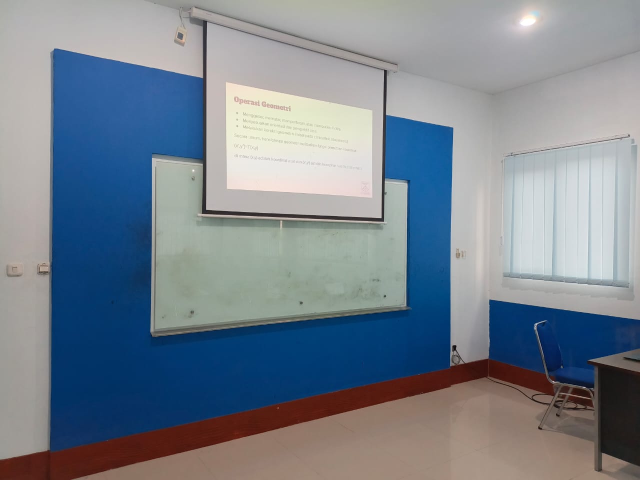
#> input picture Geometry/data/whiteBoard.jpg, 1280 x 960 px, found by its file name (shown at 1/2 size)
$ python geometry.py
#> lines starting #> are read from the running program, lines starting #| are printed output that depends on the picture
import cv2
import numpy as np
import matplotlib.pyplot as plt

img = cv2.imread('whiteBoard.jpg')
#> img is the input picture: shape (960, 1280, 3); mean B, G, R 142.2, 131.4, 121.2
img_rgb = cv2.cvtColor(img, cv2.COLOR_BGR2RGB)

rows, cols = img.shape[:2]
#> rows = 960; cols = 1280
center = (cols // 2, rows // 2)
#> center = (640, 480)
M_rotate = cv2.getRotationMatrix2D(center, 30, 1.0)
rotated = cv2.warpAffine(img_rgb, M_rotate, (cols, rows))
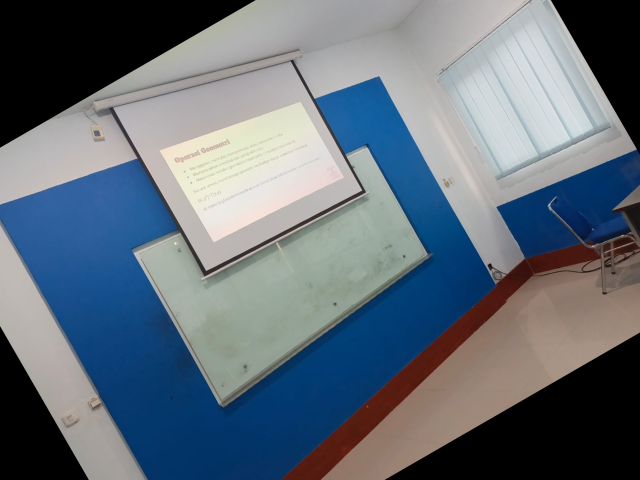
#> rotated: shape (960, 1280, 3) (shown at 1/2 size); mean R, G, B 99.5, 110.4, 120.9

scaled = cv2.resize(rotated, None, fx=1.2, fy=1.2, interpolation=cv2.INTER_LINEAR)

flipped = cv2.flip(scaled, 1)
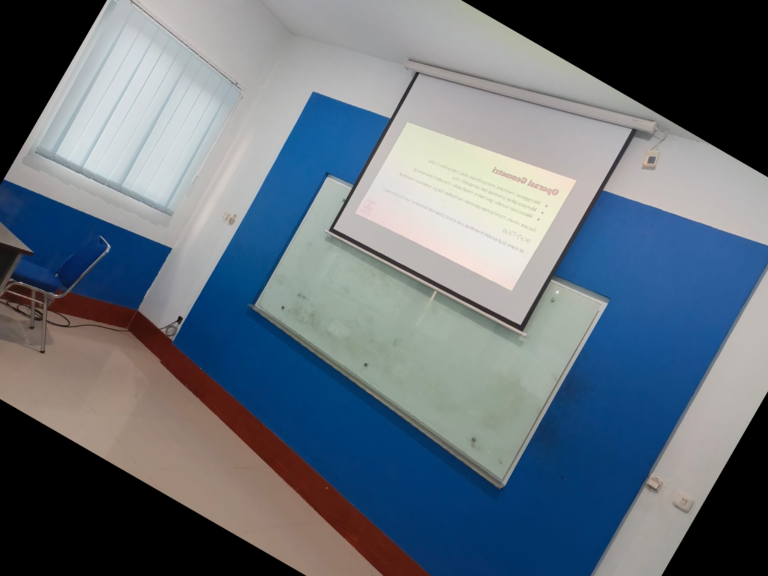
#> flipped: shape (1152, 1536, 3) (shown at 1/2 size); mean R, G, B 99.4, 110.4, 120.9

clone = flipped.copy()
points = []

def select_point(event, x, y, flags, param):
    global points
    if event == cv2.EVENT_LBUTTONDOWN:
        points.append((x, y))
        cv2.circle(clone, (x, y), 5, (255, 0, 0), -1)
        cv2.imshow("Click on the 4 corners of the whiteboard (top left → top right → bottom left → bottom right)", clone)

cv2.namedWindow("Click on the 4 corners of the whiteboard (top left → top right → bottom left → bottom right)", cv2.WINDOW_NORMAL)
cv2.resizeWindow("Click on the 4 corners of the whiteboard (top left → top right → bottom left → bottom right)", 800, 600)
cv2.imshow("Click on the 4 corners of the whiteboard (top left → top right → bottom left → bottom right)", clone)
cv2.setMouseCallback("Click on the 4 corners of the whiteboard (top left → top right → bottom left → bottom right)", select_point)

print("🖱️ Click on the 4 corners of the whiteboard (top left → top right → bottom left → bottom right)")
print("Press any button in the image window when finished.")

cv2.waitKey(0)
cv2.destroyAllWindows()

if len(points) != 4:
#> (the run stopped early here; a loop or call above may not have finished)
